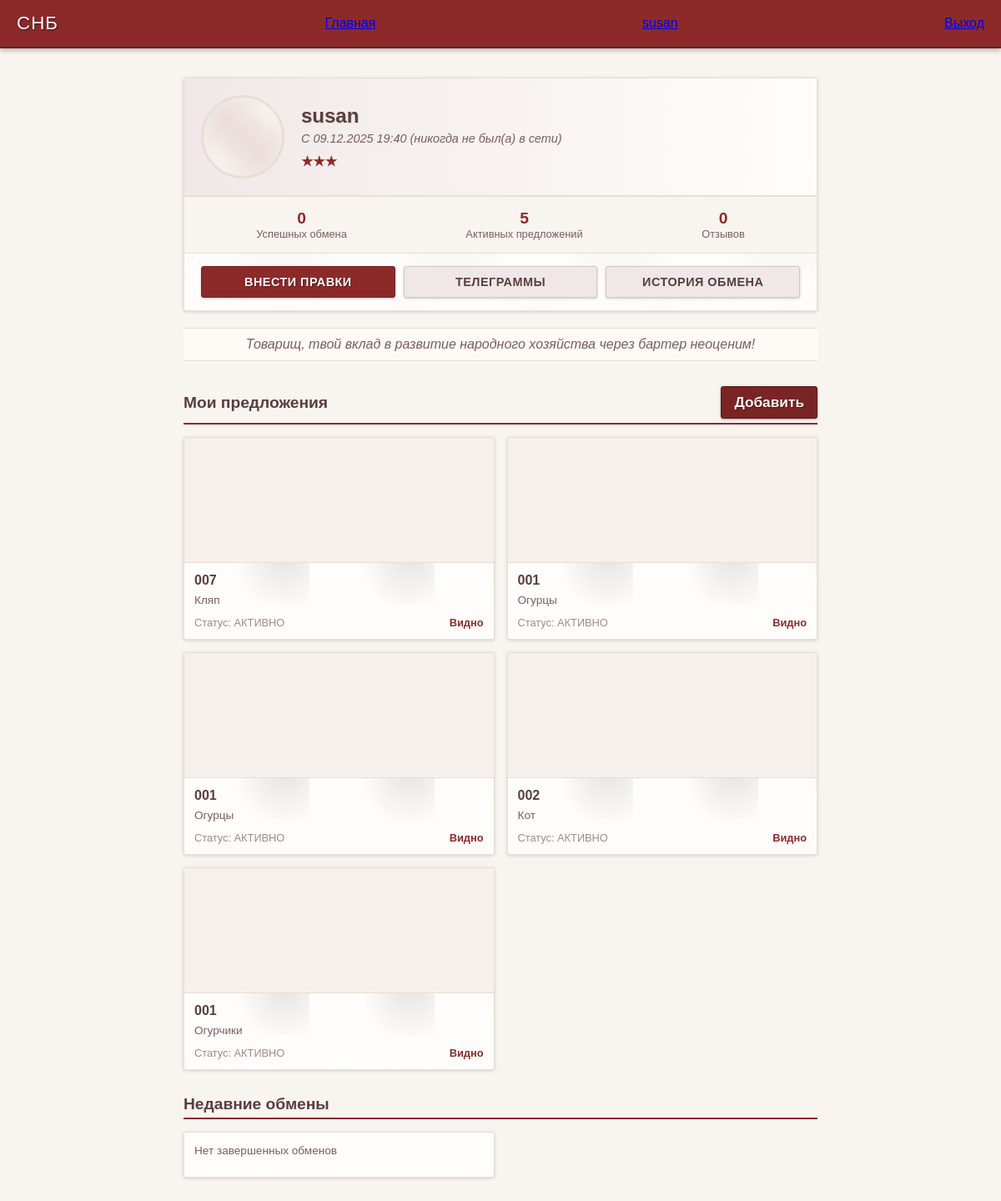
The app's page /cabinet (signed in) with its own data.
### db_tables.py (models this page shows, shortened)
class User(UserMixin, db.Model):                                                   # пользователь
    __tablename__ = "user"
    id: Mapped[int] = mapped_column(primary_key=True)
    username: Mapped[str] = mapped_column(nullable=False, unique=True)
    password_hash: Mapped[str] = mapped_column(nullable=False)                      # не сам пароль, а хэш от него
    phone_number: Mapped[str] = mapped_column(nullable=True)
    email: Mapped[str] = mapped_column(nullable=True)
    registration_date: Mapped[datetime.datetime] = mapped_column(nullable=False, default=datetime.datetime.now())
    last_seen_online: Mapped[datetime.datetime] = mapped_column(nullable=True)

class Offer(db.Model):                                                  # предложение
    __tablename__ = "offer"
    id: Mapped[int] = mapped_column(primary_key=True)
    offer_name: Mapped[str] = mapped_column(nullable=False)
    offer_description: Mapped[str] = mapped_column(nullable=False)
    user_id_offeror: Mapped[int] = mapped_column(ForeignKey("user.id", ondelete="CASCADE"), nullable=False)                # связано с User.id
    conditions: Mapped[str] = mapped_column(nullable=True)
    is_hidden: Mapped[bool] = mapped_column(nullable=False, default=False)
    offer_status: Mapped[str] = mapped_column(nullable=False, default="АКТИВНО", server_default="АКТИВНО")                                           # ДОЛЖНО ПРИНИМАТЬ ТОЛЬКО ЗНАЧНИЯ "АКТИВНО", "УСПЕХ" И "ОТМЕНА"
    user: Mapped["User"] = relationship(
        "User",
        foreign_keys=[user_id_offeror],
        backref="offers",
        lazy='joined',
    )
    categories: Mapped[List["Category"]] = relationship(
        "Category",
        secondary="offer_category",  # ссылка на промежуточную таблицу
        back_populates="offers",
        lazy='joined',
    )

### routes.py (the view, shortened to what this page needs)
@app.route('/cabinet')
def show_cabinet():
    if not current_user.is_authenticated:
        return redirect(url_for('login'))
    page = request.args.get('page', 1, type=int)
    per_page = request.args.get('per_page', 10, type=int)
    search_query = request.args.get('search', '')
    category_id = request.args.get('category', None, type=int)
    user_id = request.args.get('user', current_user.id, type=int)
    profile_user = db.session.get(User, user_id)
    if not profile_user:
        flash('Пользователь не найден')
        return redirect(url_for('homepage'))
    successful_offers_count = db.session.scalar(
        select(db.func.count(Offer.id)).where(
            Offer.user_id_offeror == user_id,
            Offer.offer_status == "УСПЕХ"
        )
    ) or 0
    active_offers_count = db.session.scalar(
        select(db.func.count(Offer.id)).where(
            Offer.user_id_offeror == user_id,
            Offer.offer_status == "АКТИВНО"
        )
    ) or 0
    feedbacks_count = db.session.scalar(
        select(db.func.count(User_Feedback.id)).where(
            User_Feedback.user_id_recipient == user_id
        )
    ) or 0
    completed_offers_query = select(Offer).where(
        Offer.user_id_offeror == user_id,
        Offer.offer_status.in_(["УСПЕХ", "ОТМЕНА"])
    ).order_by(Offer.id.desc()).limit(5)
    completed_offers_result = db.session.execute(completed_offers_query).unique()
    completed_offers = completed_offers_result.scalars().all()
    offers_query = select(Offer).where(Offer.is_hidden == False)
    offers_query = offers_query.where(Offer.user_id_offeror == user_id)
    if category_id:
        offers_query = offers_query.join(Offer.categories).where(Category.id == category_id)
    offers_query = offers_query.order_by(Offer.id.desc()).offset((page - 1) * per_page).limit(per_page)
    offers_result = db.session.execute(offers_query).unique()
    offers = offers_result.scalars().all()
    count_query = select(db.func.count()).select_from(offers_query.subquery())
    total_count = db.session.scalar(count_query)
    if not total_count:
        total_count = 0
    if per_page > 0:
        total_pages = math.ceil(total_count / per_page)
    else:
        total_pages = 1
    if page > total_pages and total_pages > 0:
        page = total_pages
    elif page < 1:
        page = 1
    all_categories = db.session.scalars(
        select(Category).order_by(Category.category_name)
    ).unique().all()
    return render_template(
        'cabinet.html',
        offers=offers,
        page=page,
        per_page=per_page,
        total_pages=total_pages,
        search_query=search_query,
        selected_category=category_id,
        all_categories=all_categories,
        profile_user=profile_user,
        successful_offers_count=successful_offers_count,
        active_offers_count=active_offers_count,
        feedbacks_count=feedbacks_count,
        completed_offers=completed_offers,
        is_own_profile=(current_user.id == user_id),
    )

### db_tables.py (called while the page is built)
@login.user_loader
def load_user(id):
  return db.session.get(User, int(id))

### routes.py (called while the page is built)
@app.before_request
def before_request():
    if current_user.is_authenticated:
        last_seen = update(User).where(User.id == current_user.id).values(last_seen_online=datetime.now())
        db.session.execute(last_seen)
        db.session.commit()

### templates/cabinet.html (shortened to what this page needs)
{% extends "base.html" %}
{% block css %}
<link rel="stylesheet" href="{{ url_for('static', filename='css/cabinet.css') }}">
{% endblock %}
{% block main_content %}
<main class="profile-container">
    <section class="profile-card">
        <div class="profile-header">
            <div class="profile-avatar">
            </div>
            <div class="profile-info">
                <div class="profile-name">{{ profile_user.username }}</div>
                <div class="status">
                    С {{ profile_user.registration_date.strftime('%d.%m.%Y %H:%M') }}
                    {% if profile_user.last_seen_online %}
                        (был(а) в сети {{ profile_user.last_seen_online.strftime('%d.%m.%Y %H:%M') }})
                    {% else %}
                        (никогда не был(а) в сети)
                    {% endif %}
                </div>
                <div class="rating">
                    ★★★ </div>
            </div>
        </div>
        <div class="stat">
            <div class="stitem">
                <div class="stval">{{ successful_offers_count }}</div>
                <div class="stl">Успешных обмена</div>
            </div>
            <div class="stitem">
                <div class="stval">{{ active_offers_count }}</div>
                <div class="stl">Активных предложений</div>
            </div>
            <div class="stitem">
                <div class="stval">{{ feedbacks_count }}</div>
                <div class="stl">Отзывов</div>
            </div>
        </div>
        <div class="actions">
            {% if is_own_profile %}
                <button class="actbtn">Внести правки</button>
            {% else %}
                <button class="actbtn">Написать</button>
            {% endif %}
            <button class="actbtn secondary">Телеграммы</button>
            <button class="actbtn secondary">История обмена</button>
        </div>
    </section>
    <div class="quote">
        Товарищ, твой вклад в развитие народного хозяйства через бартер неоценим!
    </div>
    <section class="user-items">
        <div class="title">
            {% if is_own_profile %}Мои предложения{% else %}Предложения пользователя{% endif %}
            {% if is_own_profile %}
                <a href="{{url_for('offer_creation')}}" class="nav-btn">Добавить</a>
            {% endif %}
        </div>
        <div class="items-grid">
            {% for offer in offers %}
            <article class="user-item-card">
                <div class="item-image"></div>
                <div class="item-info">
                    <div class="item-title">{{ offer.offer_name }}</div>
                    <div class="desc">{{ offer.offer_description }}</div>
                    <div class="item-meta">
                        <span>Статус: {{ offer.offer_status }}</span>
                        <span class="item-status">{{ "Скрыто" if offer.is_hidden else "Видно" }}</span>
                    </div>
                </div>
            </article>
            {% endfor %}
        </div>
    </section>
    <section class="user-items">
        <div class="title">
            Недавние обмены
        </div>
        <div class="items-grid">
            {% if completed_offers|length == 0 %}
            <article class="user-item-card">
                <div class="item-info">
                    <div class="desc">Нет завершенных обменов</div>
                </div>
            </article>
            {% endif %}
        </div>
    </section>
</main>
{% endblock %}

### templates/base.html (shortened to what this page needs)
<!DOCTYPE html>
<html lang="ru">
<head>
    <link rel="stylesheet" href="{{ url_for('static', filename='css/basic_style.css') }}">
    {% block css %}{% endblock %}
</head>
<body>
    <header class="soviet-header">
        <div class="logo">СНБ</div>
        <a href="{{url_for('homepage')}}">Главная</a>
        {% if current_user.is_authenticated %}
            <a href="{{url_for('show_cabinet')}}">{{current_user.username}}</a>
            <a href="{{url_for('logout')}}">Выход</a>
        {% else %}
            <a href="{{url_for('login')}}">Вход</a>
        {% endif %}
    </header>
    <main class="p-2">
        {% block main_content %}{% endblock %}
    </main>
</body>
</html>

### static/css/basic_style.css (style rules this page uses)
* { margin: 0; padding: 0; box-sizing: border-box; }
body { font-family: Arial, sans-serif; background-color: #f8f4f0; color: #5a3e3e; }
.soviet-header { background-color: #8c2a2a; background-image: url('https://encrypted-tbn0.gstatic.com/images?q=tbn:ANd9GcQ3LHROIh3tK6deswum_szGn93pKankl5Zn4bprjRwRrkM9362WW01AH1Rp51JqieDmdW4&usqp=CAU'); background-blend-mode: multiply; background-size: contain; background-repeat: no-repeat; background-position: 45px 4px; color: #fff8f8; padding: 15px 20px; display: flex; justify-content: space-between; align-items: center; box-shadow: 0 2px 6px rgba(0,0,0,0.3); border-bottom: 2px solid #6d1f1f; position: relative; }
.logo { font-family: Impact, Haettenschweiler, 'Arial Narrow Bold', sans-serif; font-size: 1.4em; letter-spacing: 1px; text-shadow: 1px 1px 2px rgba(0, 0, 0, 0.5); }
.p-2 { padding: 15px 20px; }

### records on screen
User: username "susan", registration_date "09.12.2025 19:40"
Offer: offer_name "007", offer_description "Кляп", offer_status "АКТИВНО", is_hidden "Видно"
Offer: offer_name "001", offer_description "Огурцы", offer_status "АКТИВНО", is_hidden "Видно"
Offer: offer_name "001", offer_description "Огурцы", offer_status "АКТИВНО", is_hidden "Видно"
Offer: offer_name "002", offer_description "Кот", offer_status "АКТИВНО", is_hidden "Видно"
Offer: offer_name "001", offer_description "Огурчики", offer_status "АКТИВНО", is_hidden "Видно"

### other values on screen
{{ successful_offers_count }} "0"
{{ active_offers_count }} "5"
{{ feedbacks_count }} "0"
